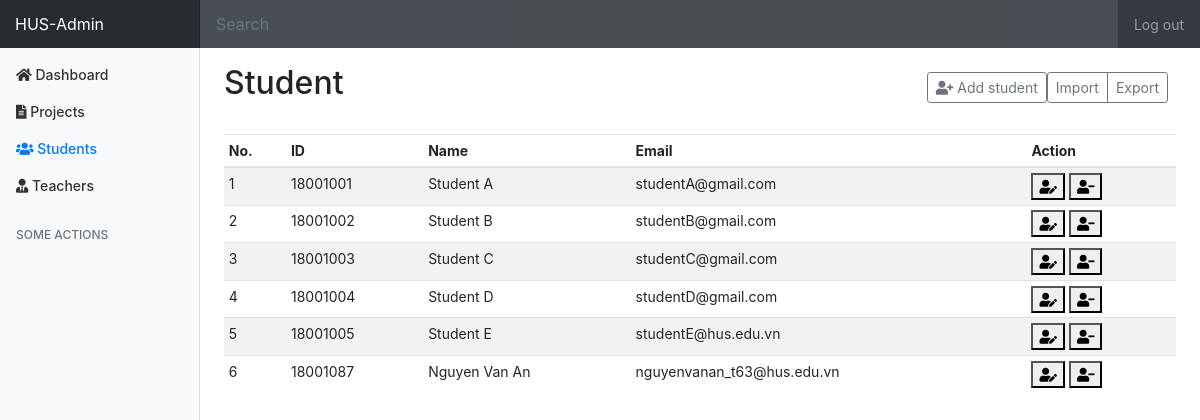
/admin/students (signed in), run on the app's committed database.
### tables this page shows
CREATE TABLE `student` (
  `id` int NOT NULL AUTO_INCREMENT,
  `user_id` int NOT NULL,
  `class` varchar(6) DEFAULT NULL,
  `student_id` bigint NOT NULL,
  `grade` varchar(20) DEFAULT NULL,
  `year` varchar(6) DEFAULT NULL,
  `branch_id` int DEFAULT NULL,
  PRIMARY KEY (`id`),
  KEY `fkIdx_209` (`user_id`),
  KEY `FK_student_branch` (`branch_id`),
  CONSTRAINT `FK_student_branch` FOREIGN KEY (`branch_id`) REFERENCES `branch` (`id`) ON DELETE CASCADE ON UPDATE CASCADE,
  CONSTRAINT `FK_user_student` FOREIGN KEY (`user_id`) REFERENCES `user` (`id`) ON DELETE CASCADE ON UPDATE CASCADE
);

CREATE TABLE `user` (
  `id` int NOT NULL AUTO_INCREMENT,
  `email` varchar(100) NOT NULL,
  `pass_hashed` varchar(255) NOT NULL,
  `name` varchar(100) NOT NULL,
  `phone_number` bigint NOT NULL,
  `role_id` int NOT NULL,
  `avatar` blob,
  `active` tinyint(1) DEFAULT NULL,
  PRIMARY KEY (`id`),
  KEY `fkIdx_235` (`role_id`),
  CONSTRAINT `FK_235` FOREIGN KEY (`role_id`) REFERENCES `role` (`id`)
);

### controllers/admin_controller.php (called while the page is built, shortened)
<?php
class AdminController extends BaseController
{
    private $studentService;
    private $branchService;
    private $data;
    public function __construct()
    {
        $this->studentService = new StudentService();
        $this->branchService = new BranchService();
        $this->data = array();
    }
    public function renderStudentPage($data)
    {
        $this->file = "admin/admin_student.php";
        $path = './views/' . $this->file;
        include_once($path);
    }
    public function getStudentData(): array
    {
        $students = $this->studentService->getAllStudent();
        $student_data = array();
        $i = 0;
        foreach ($students as $student) {
            if($student->getActive() == '1') {
                $branch = $this->branchService->findByID($student->getBranchId());
                $data = array(
                    'student_id' => $student->getStudentId(),
                    'email' => $student->getEmail(),
                    'name' => $student->getName(),
                    'branch' => $branch->getName()
                );
                $student_data[$i] = $data;
                $i++;
            }
        }
        $this->data['branches'] = $this->getBranchData();
        $this->data['students'] = $student_data;
        return $this->data;
    }
    private function getBranchData(){
        $branches = $this->branchService->getAll();
        $branches_data = array();
        for ($i = 0; $i<count($branches); $i++){
            $data = array(
                "branch_id"=>$branches[$i]->getId(),
                "branch_name"=>$branches[$i]->getName()
            );
            $branches_data[$i] = $data;
        }
        return $branches_data;
    }
}

### index.php (called while the page is built, shortened)
<?php
$router = new Router();
$router->add_route('/', function () {
    header('location: /library');
});
$router->add_route('/library', function () {
    require_once("controllers/library_controller.php");
    $library_controller = new LibraryController();
    $library_controller->render($library_controller->getData());
});
$router->add_route('/library/search', function () {
    require_once("controllers/library_controller.php");
    $library_controller = new LibraryController();
    if ($_SERVER["REQUEST_METHOD"] == 'POST') {
        $library_controller->render($library_controller->search());
    } else {
        header("location: /library");
    }
});
$router->add_route('/teacher', function () {
    require_once("controllers/teacher_controller.php");
    $teacher_controller = new TeacherController();
    $teacher_controller->render("");
});
$router->add_route('/student', function () {
    require_once("controllers/student_controller.php");
    $student_controller = new StudentController();
    $student_controller->render("");
});
$router->add_route('/student/signup', function () {
    require_once("controllers/student_controller.php");
    $student_controller = new StudentController();
    $student_controller->renderSignupPage($student_controller->getSignUpData());
});
$router->add_route('/student/addproject', function () {
    require_once("controllers/student_controller.php");
    $student_controller = new StudentController();
    $student_controller->addProject();
});
$router->add_route('/login', function () {
    require_once("controllers/user_controller.php");
    $user_controller = new UserController();
    if ($_SERVER["REQUEST_METHOD"] == 'GET') {
        $user_controller->render("");
    } else {
        $user_controller->login();
    }
});
$router->add_route('/logout', function () {
    unset($_SESSION['user']);
    session_destroy();
    header('location: /login');
});
$router->add_route('/test', function () {
    include_once("./test.php");
});
$router->add_route("/admin", function () {
    require_once("controllers/admin_controller.php");
    $admin_controller = new AdminController();
    $admin_controller->render($admin_controller->getDashBoardData());
});
$router->add_route("/admin/students", function () {
    require_once("controllers/admin_controller.php");
    $admin_controller = new AdminController();
    $admin_controller->renderStudentPage($admin_controller->getStudentData());
});
$router->add_route("/admin/students/add", function () {
    require_once("controllers/admin_controller.php");
    $admin_controller = new AdminController();
    $admin_controller->addStudent();
});
$router->add_route("/admin/students/update", function () {
    require_once("controllers/admin_controller.php");
    $admin_controller = new AdminController();
    $admin_controller->updateStudent();
});
$router->add_route("/admin/students/delete", function () {
    require_once("controllers/admin_controller.php");
    $admin_controller = new AdminController();
    $admin_controller->deleteStudent();
});
$router->add_route("/admin/teachers", function () {
    require_once("controllers/admin_controller.php");
    $admin_controller = new AdminController();
    $admin_controller->renderTeacherPage($admin_controller->getTeacherData());
});
$router->add_route("/admin/teachers/add", function () {
    require_once("controllers/admin_controller.php");
    $admin_controller = new AdminController();
    $admin_controller->addTeacher();
});
$router->add_route("/admin/teachers/update", function () {
    require_once("controllers/admin_controller.php");
    $admin_controller = new AdminController();
    $admin_controller->updateTeacher();
});
$router->add_route("/admin/teachers/delete", function () {
    require_once("controllers/admin_controller.php");
    $admin_controller = new AdminController();
     $admin_controller->deleteTeacher();
});
$router->add_route("/admin/projects", function () {
    require_once("controllers/admin_controller.php");
    $admin_controller = new AdminController();
    $admin_controller->renderProjectPage(4);
});
$router->execute();

### models/repository/studentDAO/StudentDAO.php (called while the page is built, shortened)
<?php
class StudentDAO
{
    public function getAll(): ?array
    {
        $db = DB::getInstance();
        $sql = sprintf(StudentQuery::SELECT_ALL);
        $rows = array();
        $i = 0;
        $result = $db->query($sql);
        if ($result->num_rows > 0) {
            while ($row = $result->fetch_assoc()) {
                $rows[$i] = $row;
                $i++;
            }
            return $rows;
        } else {
            return null;
        }
    }
}

### models/service/StudentService.php (called while the page is built, shortened)
<?php
require_once('./models/repository/studentDAO/StudentDAO.php');
class StudentService
{
    private $studentDAO;
    public function __construct()
    {
        $this->studentDAO = new StudentDAO();
    }
    public function getAllStudent()
    {
        $results = $this->studentDAO->getAll();
        $i = 0;
        if ($results) {
            $list_student = array();
            foreach ($results as $result) {
                $student = new Student($result['student_id'], $result['class'], $result['grade'], $result['year'], $result['user_id'], $result['email'], $result['pass_hashed'], $result['name'], $result['phone_number'], $result['role_id'], $result['active'], $result['branch_id'], $result['id']);
                $list_student[$i] = $student;
                $i++;
            }
            return $list_student;
        } else {
            return null;
        }
    }
}

### views/admin/admin_student.php (the view, shortened to what this page needs)
<!doctype html>
<html lang="en">
<head>
    <link rel="stylesheet" href="https://maxcdn.bootstrapcdn.com/bootstrap/4.0.0/css/bootstrap.min.css">
    <link href="/assets/css/admin-style.css" rel="stylesheet">
    <link rel="stylesheet" href="https://cdnjs.cloudflare.com/ajax/libs/font-awesome/5.15.1/css/all.min.css">
</head>
<body>
    <nav class="navbar navbar-dark sticky-top bg-dark flex-md-nowrap p-0">
        <a class="navbar-brand col-sm-3 col-md-2 mr-0" href="#">HUS-Admin</a>
        <input class="form-control form-control-dark w-100" type="text" placeholder="Search" aria-label="Search" id='search-field' onkeyup="search('student')">
        <ul class="navbar-nav px-3">
            <li class="nav-item text-nowrap">
                <a class="nav-link" href="/logout">Log out</a>
            </li>
        </ul>
    </nav>
    <div class="container-fluid">
        <div class="row">
            <nav class="col-md-2 d-none d-md-block bg-light sidebar">
                <div class="sidebar-sticky">
                    <ul class="nav flex-column">
                        <li class="nav-item">
                            <a class="nav-link" href="/admin">
                                <i class="fas fa-home"></i>
                                <span>Dashboard</span>
                            </a>
                        </li>
                        <li class="nav-item">
                            <a class="nav-link" href="/admin/projects">
                                <i class="fas fa-file-alt"></i>
                                <span>Projects</span>
                            </a>
                        </li>
                        <li class="nav-item">
                            <a class="nav-link active" href="#">
                                <i class="fas fa-users"></i>
                                <span>Students</span>
                            </a>
                        </li>
                        <li class="nav-item">
                            <a class="nav-link" href="/admin/teachers">
                                <i class="fas fa-user-tie"></i>
                                <span>Teachers</span>
                            </a>
                        </li>
                    </ul>
                    <h6 class="sidebar-heading d-flex justify-content-between align-items-center px-3 mt-4 mb-1 text-muted">
                        <span>Some Actions</span>
                    </h6>
                </div>
            </nav>
            <main role="main" class="col-md-9 ml-sm-auto col-lg-10 pt-3 px-4">
                <div class="d-flex justify-content-between flex-wrap flex-md-nowrap align-items-center pb-2 mb-3">
                    <h1 class="h2">Student</h1>
                    <div class="btn-toolbar mb-2 mb-md-0">
                        <button type="button" class="btn btn-sm btn-outline-secondary" data-toggle="modal" data-target="#addStudent">
                            <i class="fas fa-user-plus"></i>
                            Add student
                        </button>
                        <div class="btn-group mr-2">
                            <button class="btn btn-sm btn-outline-secondary">Import</button>
                            <button class="btn btn-sm btn-outline-secondary">Export</button>
                        </div>
                    </div>
                </div>
                <div class="table-responsive">
                    <table class="table table-striped table-sm" id='data-table'>
                        <thead>
                            <tr>
                                <th>No.</th>
                                <th>ID</th>
                                <th>Name</th>
                                <th>Email</th>
                                <th>Action</th>
                            </tr>
                        </thead>
                        <tbody>
                            <?php
                            for ($i = 0; $i < count($data['students']); $i++) {
                                $j = $i + 1;
                                echo "<tr>
                                        <td>" . $j . "</td>
                                        <td>" . $data['students'][$i]['student_id'] . "</td>
                                        <td>" . $data['students'][$i]['name'] . "</td>
                                        <td>" . $data['students'][$i]['email'] . "</td>
                                        <td>
                                            <button type='button' data-toggle='modal' data-target='#student-" . $j . "-detail'>
                                                <i class='fas fa-user-edit'></i>
                                            </button>
                                            <div class='modal fade' id='student-" . $j . "-detail' tabindex='-1' role='dialog' aria-hidden='true'>
                                                            <form id='updateStudent" . $data['students'][$i]['student_id'] . "Form' action='/admin/students/update' method='POST'>
                                                                    <input class='form-control' name='student_id' value='" . $data['students'][$i]['student_id'] . "' readonly>
                                                                    <input class='form-control' name='name' value='" . $data['students'][$i]['name'] . "'>
                                                                    <input class='form-control' name='email' value='" . $data['students'][$i]['email'] . "'>
                                                            </form>
                                                            <button type='submit' form='updateStudent" . $data['students'][$i]['student_id'] . "Form' class='btn btn-primary'>Save changes</button>
                                            </div>
                                            <button type='button' data-toggle='modal' data-target='#student-" . $j . "-delete'>
                                                <i class='fas fa-user-minus'></i>
                                            </button>
                                            <div class='modal fade' id='student-" . $j . "-delete' tabindex='-1' role='dialog' aria-hidden='true'>
                                                            <h6 class='modal-title'>Are you sure to delete student (" . $data['students'][$i]['student_id'] . ") ?</h6>
                                                            <form id='deleteStudent" . $data['students'][$i]['student_id'] . "Form' action='/admin/students/delete' method='POST'>
                                                                <input type='hidden' name='student_id' value='" . $data['students'][$i]['student_id'] . "'>
                                                            </form>
                                                            <button type='submit' form='deleteStudent" . $data['students'][$i]['student_id'] . "Form' class='btn btn-primary'>Confirm delete</button>
                                            </div>
                                        </td>
                                    </tr>";
                            }
                            ?>
                        </tbody>
                    </table>
                </div>
            </main>
        </div>
    </div>
</body>
</html>

### data on the page
student: j "1", student "18001001", user.name "Student A", user.email "studentA@gmail.com"
student: j "2", student "18001002", user.name "Student B", user.email "studentB@gmail.com"
student: j "3", student "18001003", user.name "Student C", user.email "studentC@gmail.com"
student: j "4", student "18001004", user.name "Student D", user.email "studentD@gmail.com"
student: j "5", student "18001005", user.name "Student E", user.email "studentE@hus.edu.vn"
student: j "6", student "18001087", user.name "Nguyen Van An", user.email "nguyenvanan_t63@hus.edu.vn"
